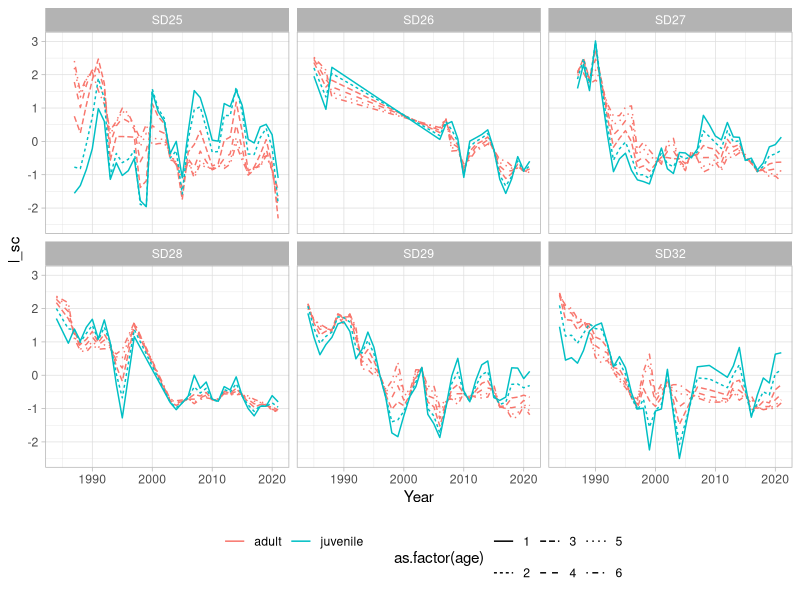
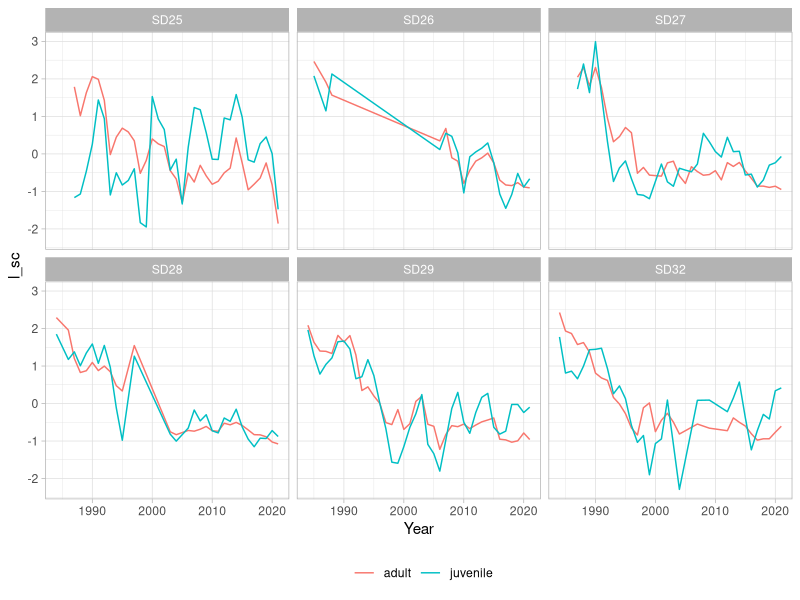
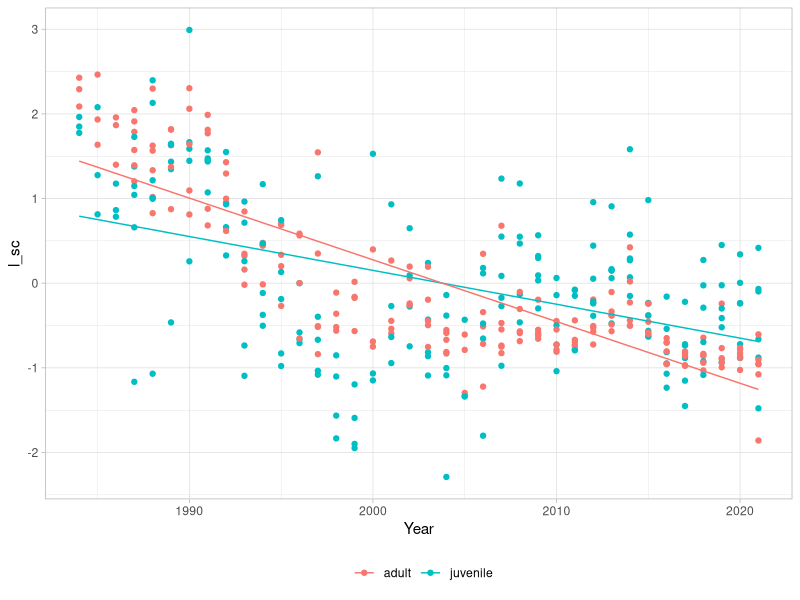

Here is the R script that generated these plots, in order:
# Test difference in predicted length-at-age for juveniles and adults
library(tidyr)
library(dplyr)
library(ggplot2); theme_set(theme_light())
library(stringr)

d <- read.csv("pred_all_ages.csv", sep = ";", dec = ",")

# Scale lengths
d2 <- d |> 
  pivot_longer(X0:X9, names_to = "age", values_to = "length") |> 
  drop_na(length) |> 
  mutate(age = str_remove(age, "X"),
         age = as.numeric(age)) |> 
  mutate(l_sc = as.numeric(scale(length)),
         .by = c(SD, age)) |> 
  mutate(life_stage = ifelse(age <= 2, "juvenile", "adult")) |> 
  filter(age > 0 & age <= 6)
         
ggplot(d2, aes(Year, l_sc,
               color = as.factor(life_stage),
               linetype = as.factor(age))) + 
  geom_line() +
  labs(color = "") +
  facet_wrap(~SD) + 
  theme(legend.position = "bottom")

# How about averaging z-scored values
d2 |> 
  summarise(l_sc = mean(l_sc), .by = c(Year, life_stage, SD)) |> 
  ggplot(aes(Year, l_sc,
             color = as.factor(life_stage))) + 
  geom_line() +
  labs(color = "") +
  facet_wrap(~SD) + 
  theme(legend.position = "bottom")

# Is there a difference in z-scored trends between juveniles (0-2) and adults 
# Ignore SD
dm <- d2 |> 
  summarise(l_sc = mean(l_sc), .by = c(Year, life_stage, SD))

m <- lm(l_sc ~ Year*life_stage, data = dm)
summary(m)

# Super significant... 
# Predict?
nd <- expand.grid(Year = seq(min(dm$Year), max(dm$Year)),
                  life_stage = c("juvenile", "adult"))

nd$est <- as.numeric(predict(m, newdata = nd))

dm |> 
  ggplot(aes(Year, l_sc,
             color = as.factor(life_stage))) + 
  geom_point() +
  geom_line(data = nd, aes(Year, est)) +
  labs(color = "") +
  theme(legend.position = "bottom")

